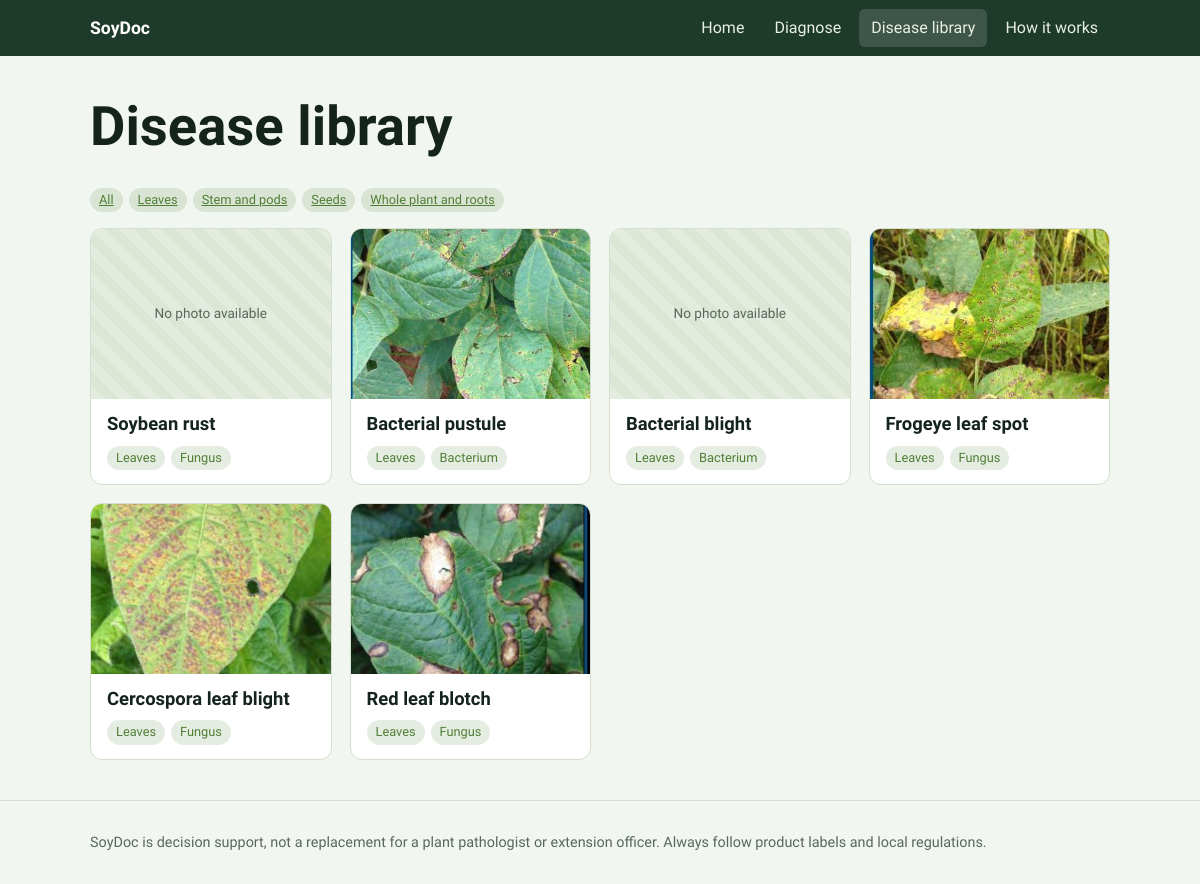
The app's page /library?part=Leaves with its own data.
### tables this page shows
CREATE TABLE disease(Disease_ID TEXT PRIMARY KEY, Disease_Name TEXT, Description TEXT, Plant_Part TEXT, Cause TEXT, Image TEXT);

### app.py (the view)
@app.route("/library")
def library():
    part = request.args.get("part")
    rows = db().execute("SELECT * FROM disease" + (" WHERE Plant_Part=?" if part else ""), (part,) if part else ()).fetchall()
    return render_template("library.html", rows=rows, groups=["Leaves", "Stem and pods", "Seeds", "Whole plant and roots"], part=part)

### app.py (called while the page is built)
def db():
    if "db" not in g:
        g.db = sqlite3.connect(DB); g.db.row_factory = sqlite3.Row
    return g.db

@app.context_processor
def helpers():
    return dict(level=lambda v: "None" if v < .05 else "Low" if v < .35 else "Moderate" if v < .65 else "High")

### templates/library.html
{% extends "base.html" %}{% block title %}Disease library{% endblock %}{% block body %}
<section><div class="wrap"><h1>Disease library</h1><p class="noprint"><a class="tag" href="/library">All</a>{% for g in groups %}<a class="tag" href="/library?part={{ g }}">{{ g }}</a>{% endfor %}</p>
<div class="grid">{% for r in rows %}<a class="card" href="/library/{{ r.Disease_ID }}" style="text-decoration:none;color:inherit">
{% if r.Image %}<img src="/static/img/{{ r.Image }}.jpg" alt="{{ r.Disease_Name }}" loading="lazy">{% else %}<div class="ph">No photo available</div>{% endif %}
<div class="b"><h3>{{ r.Disease_Name }}</h3><span class="tag">{{ r.Plant_Part }}</span><span class="tag">{{ r.Cause }}</span></div></a>{% endfor %}</div></div></section>{% endblock %}

### static/css/style.css (style rules this page uses)
:root { --ink:#14231b;--soil:#1e3a2b;--leaf:#4f7f35;--pod:#d89a1d;--bg:#f2f6f0;--card:#fff;--line:#d5dfd0;--red:#b3412f;--mut:#58675d }
* { box-sizing:border-box }
html { scroll-padding-top:70px }
body { margin:0;font:16px/1.6 "Source Sans 3",system-ui,sans-serif;background:var(--bg);color:var(--ink) }
h1,h2,h3 { font-family:"Bricolage Grotesque","Source Sans 3",sans-serif;line-height:1.15;margin:0 0 .5em;font-weight:700 }
h1 { font-size:clamp(2rem,5vw,3.4rem) }
h3 { font-size:1.15rem }
a { color:var(--leaf) }
.wrap { max-width:1060px;margin:0 auto;padding:0 20px }
section { padding:40px 0 }
.grid { display:grid;gap:18px;grid-template-columns:repeat(auto-fill,minmax(230px,1fr)) }
.card { background:var(--card);border:1px solid var(--line);border-radius:12px;overflow:hidden }
.card .b { padding:14px 16px }
.card img,.ph { width:100%;height:170px;object-fit:cover;display:block }
.ph { background:repeating-linear-gradient(45deg,#e4ecdf,#e4ecdf 10px,#dbe6d5 10px,#dbe6d5 20px);display:grid;place-items:center;color:var(--mut);font-size:.85rem;text-align:center;padding:10px }
.tag { display:inline-block;font-size:.8rem;padding:2px 9px;border-radius:99px;background:rgba(79,127,53,.15);color:var(--leaf);margin-right:6px }

### records on screen
disease: shows "No photo available", Disease_Name "Soybean rust", Plant_Part "Leaves", Cause "Fungus"
disease: Image (picture), Disease_Name "Bacterial pustule", Plant_Part "Leaves", Cause "Bacterium"
disease: shows "No photo available", Disease_Name "Bacterial blight", Plant_Part "Leaves", Cause "Bacterium"
disease: Image (picture), Disease_Name "Frogeye leaf spot", Plant_Part "Leaves", Cause "Fungus"
disease: Image (picture), Disease_Name "Cercospora leaf blight", Plant_Part "Leaves", Cause "Fungus"
disease: Image (picture), Disease_Name "Red leaf blotch", Plant_Part "Leaves", Cause "Fungus"

### other values on screen
{{ g }} "Leaves" "Stem and pods" "Seeds" "Whole plant and roots"
